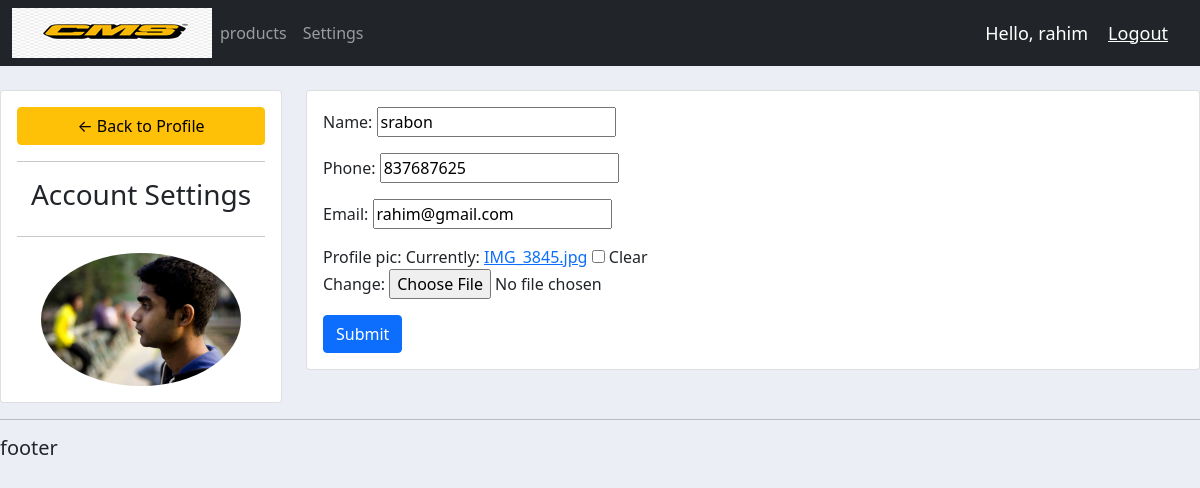
/account/ (signed in), run on the app's committed database.
### accounts/models.py (models this page shows, shortened)
class customer(models.Model):
	user = models.OneToOneField(User, null=True,blank=True, on_delete=models.CASCADE)
	name = models.CharField(max_length=200, null=True)
	Phone = models.CharField(max_length=200, null=True)
	email = models.CharField(max_length=200, null=True)
	profile_pic = models.ImageField(default="profile1.png",null=True, blank=True)
	date_created = models.DateTimeField(auto_now_add=True, null=True)

### accounts/decorators.py (the view)
		def wrapper_func(request, *args, **kwargs):
			group = None
			if request.user.groups.exists():
				group = request.user.groups.all()[0].name
			if group in allowed_roles:
				return view_func(request, *args, **kwargs)
			else:
				return HttpResponse('You are not authorized to view this page')

### accounts/forms.py
class CustomerForm(ModelForm):
	class Meta:
		model = customer
		fields = '__all__'
		exclude = ['user']

### accounts/views.py (called while the page is built)
@login_required(login_url='login')
@allowed_users(allowed_roles=['customer'])
def accountSettings(request):
	customer = request.user.customer
	form = CustomerForm(instance=customer)
	if request.method == 'POST':
		form = CustomerForm(request.POST, request.FILES,instance=customer)
		if form.is_valid():
			form.save()
	context = {'form':form}
	return render(request, 'accounts/account_settings.html', context)

### accounts/templates/accounts/account_settings.html (shortened to what this page needs)
{%  extends 'accounts/main.html' %}
{% load static %}
{% block content %}
<br>
<div class="row">
	<div class="col-md-3">
		<div class="card card-body">
			<a class="btn btn-warning" href="{% url 'home' %}"> &#8592; Back to Profile</a>
			<hr>
			<h3 style="text-align: center">Account Settings</h3>
			<hr>
			<img class="profile-pic" src="{{request.user.customer.profile_pic.url}}" >
		</div>
	</div>
	<div class="col-md-9">
		<div class="card card-body">
			<form method="POST" action="" enctype="multipart/form-data">
				{{form.as_p}}
			<input class="btn btn-primary" type="submit" name="Update Information">
			</form>
		</div>
	</div>
</div>
{% endblock %}

### accounts/templates/accounts/navbar.html (shortened to what this page needs)
{% load static %}
<nav class="navbar navbar-expand-lg navbar-dark bg-dark">
  <div class="container-fluid">
    <img src="{% static 'images/cms2.jpg'%}">
    <div class="collapse navbar-collapse" id="navbarNav">
      <ul class="navbar-nav">
        {% if request.user.is_staff %}
        <li class="nav-item">
          <a class="nav-link active" aria-current="page" href="{% url 'home' %}">dashboard</a>
        </li>
        {% else %}
        <li class="nav-item">
          <a class="nav-link" href="{% url 'products' %}">products</a>
        </li>
       <li class="nav-item">
        <a class="nav-link" href="{% url 'account' %}">Settings</a>
      </li>
        {% endif %}
      </ul>
    </div>
    <span class="hello-msg">Hello, {{request.user}}</span>
  <span ><a  class="hello-msg" href="{% url 'logout' %}">Logout</a></span>
  </div>
</nav>

### static/css/main.css (style rules this page uses)
body { background-color: #ebeff5; }

### accounts/templates/accounts/navbar.html (style rules this page uses)
.hello-msg { font-size: 18px; color: #fff; margin-right: 20px; }

### accounts/templates/accounts/account_settings.html (style rules this page uses)
.profile-pic { max-width: 200px; max-height:200px; margin: 0 auto; border-radius: 50%; }

### data on the page
customer: name "srabon", Phone "837687625", email "rahim@gmail.com"

### other printed values
{{ request.user }} "rahim"
